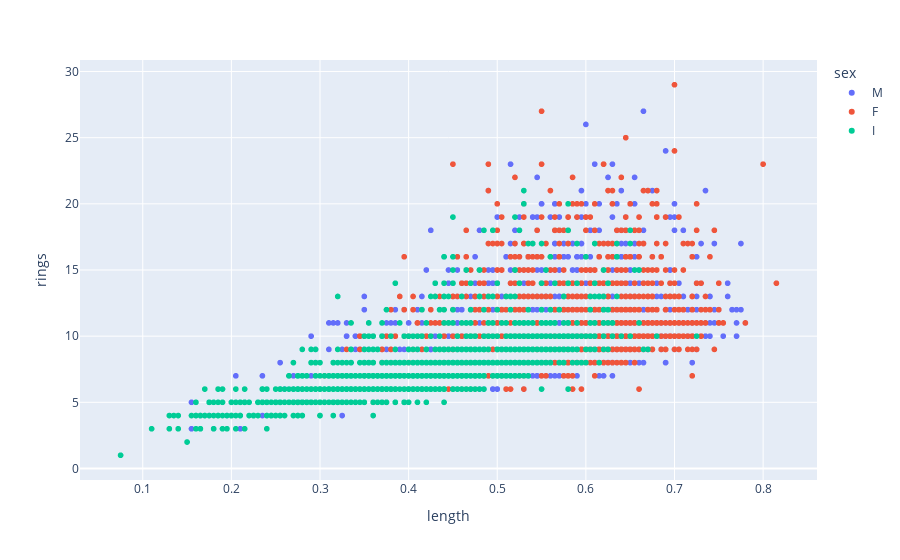

Notebook cell for this chart:
### Markdown cell above
Each of the features show a high positive correlation with rings

### Code cell
figure=px.scatter(data_frame=data,x='length',y='rings',color='sex')
figure.show()

### Figure 1 — Plotly figure (JSON) as saved in the notebook; plotly's stock layout.template omitted (floating-point values rounded to 4 significant figures; data arrays with more than 128 entries replaced by an {"elided": "..."} marker saying what was removed)
{"data": [{"hovertemplate": "sex=M<br>length=%{x}<br>rings=%{y}<extra></extra>", "legendgroup": "M", "marker": {"color": "#636efa", "symbol": "circle"}, "mode": "markers", "name": "M", "showlegend": true, "x": {"elided": "1528 float values"}, "xaxis": "x", "y": {"elided": "1528 int values"}, "yaxis": "y", "type": "scattergl"}, {"hovertemplate": "sex=F<br>length=%{x}<br>rings=%{y}<extra></extra>", "legendgroup": "F", "marker": {"color": "#EF553B", "symbol": "circle"}, "mode": "markers", "name": "F", "showlegend": true, "x": {"elided": "1307 float values"}, "xaxis": "x", "y": {"elided": "1307 int values"}, "yaxis": "y", "type": "scattergl"}, {"hovertemplate": "sex=I<br>length=%{x}<br>rings=%{y}<extra></extra>", "legendgroup": "I", "marker": {"color": "#00cc96", "symbol": "circle"}, "mode": "markers", "name": "I", "showlegend": true, "x": {"elided": "1342 float values"}, "xaxis": "x", "y": {"elided": "1342 int values"}, "yaxis": "y", "type": "scattergl"}], "layout": {"xaxis": {"anchor": "y", "domain": [0, 1], "title": {"text": "length"}}, "yaxis": {"anchor": "x", "domain": [0, 1], "title": {"text": "rings"}}, "legend": {"title": {"text": "sex"}, "tracegroupgap": 0}, "margin": {"t": 60}}}
